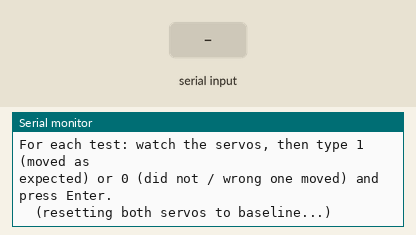
The sketch below on a simulated Arduino Uno, built with avr-gcc and run on an emulated ATmega328P. On the bench: the last lines printed to the serial monitor. Inputs (shaded band) come from the test bench.

Above: at 1.7 s.
1.8 s: "0" received over Serial
At 4.5 s:
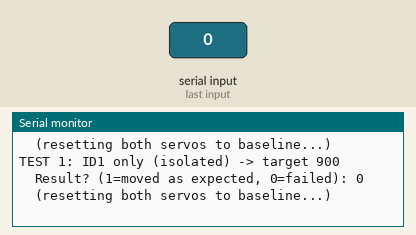
4.8 s: "1" received over Serial
At 9.1 s:
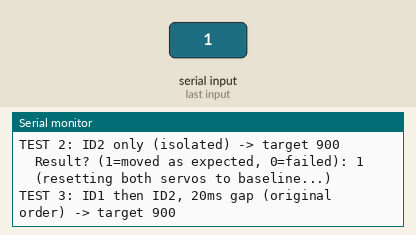
9.3 s: "0" received over Serial
At 12.2 s:
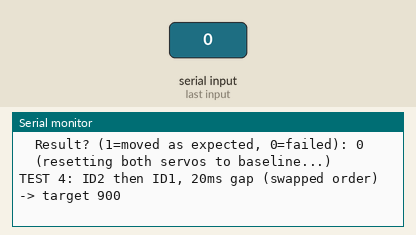
12.3 s: "1" received over Serial
At 15.6 s:
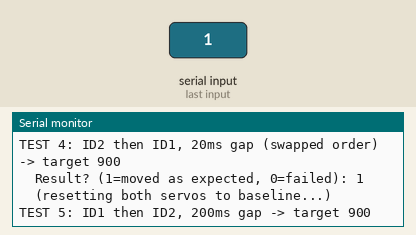

The sketch:

lx16a_diag.ino
```cpp
// Interactive diagnostic: isolates why servo ID2 doesn't respond to
// Arduino commands in certain orderings, even though it works fine
// alone and from the PC terminal app.
//
// For each test case:
//   1. Both servos are reset to a known BASELINE position individually
//      (isolated sends, known-good pattern) so every test starts clean.
//   2. The test's specific command pattern is sent, targeting a position
//      far enough from BASELINE that any movement is unambiguous.
//   3. You watch the servo(s) and type 1 (moved as expected) or 0 (did
//      not move / wrong servo moved) into the Serial Monitor, then hit
//      Enter.
//   4. The result is logged and a full summary table is printed at the
//      end of the pass. Copy that table back out when done.
//
// Serial Monitor: 9600 baud, line ending doesn't matter.
// Wiring: AltSoftSerial pins 8 (RX) / 9 (TX), same as lx16a_sweep.

#include <AltSoftSerial.h>

AltSoftSerial busSerial;

const uint8_t SERVO_MOVE_TIME_WRITE = 1;
const uint8_t SERVO_ID_1 = 1;
const uint8_t SERVO_ID_2 = 2;

const uint16_t BASELINE = 500;
const uint16_t TARGET = 900;      // far enough from BASELINE (400 units,
                                   // ~96 degrees) to always be obvious
const uint16_t MOVE_TIME_MS = 700;
const uint16_t SETTLE_MS = 1000;  // wait for a move to physically finish

void lx16aSend(uint8_t id, uint8_t cmd, const uint8_t* params, uint8_t paramLen) {
  uint8_t length = paramLen + 3;
  uint8_t sum = id + length + cmd;
  for (uint8_t i = 0; i < paramLen; i++) sum += params[i];
  uint8_t checksum = ~sum;

  busSerial.write((uint8_t)0x55);
  busSerial.write((uint8_t)0x55);
  busSerial.write(id);
  busSerial.write(length);
  busSerial.write(cmd);
  for (uint8_t i = 0; i < paramLen; i++) busSerial.write(params[i]);
  busSerial.write(checksum);
}

void moveServo(uint8_t id, uint16_t position, uint16_t timeMs) {
  uint8_t params[4] = {
    (uint8_t)(position & 0xFF),
    (uint8_t)(position >> 8),
    (uint8_t)(timeMs & 0xFF),
    (uint8_t)(timeMs >> 8)
  };
  lx16aSend(id, SERVO_MOVE_TIME_WRITE, params, 4);
}

// Resets both servos to BASELINE using isolated sends (known to work
// individually), so test results aren't confounded by an unreliable reset.
void resetBaseline() {
  Serial.println("  (resetting both servos to baseline...)");
  moveServo(SERVO_ID_1, BASELINE, MOVE_TIME_MS);
  delay(SETTLE_MS);
  moveServo(SERVO_ID_2, BASELINE, MOVE_TIME_MS);
  delay(SETTLE_MS);
}

// Blocks until the user types a 1 or 0 into the Serial Monitor.
int readYesNo() {
  while (true) {
    if (Serial.available()) {
      char c = Serial.read();
      if (c == '0') return 0;
      if (c == '1') return 1;
      // ignore newlines/other input
    }
  }
}

struct TestCase {
  const char* name;
};

const int NUM_TESTS = 6;
const char* testNames[NUM_TESTS] = {
  "ID1 only (isolated)",
  "ID2 only (isolated)",
  "ID1 then ID2, 20ms gap (original order)",
  "ID2 then ID1, 20ms gap (swapped order)",
  "ID1 then ID2, 200ms gap",
  "ID2 then ID1, 200ms gap"
};
int results[NUM_TESTS];

void runTest(int index) {
  switch (index) {
    case 0:
      moveServo(SERVO_ID_1, TARGET, MOVE_TIME_MS);
      break;
    case 1:
      moveServo(SERVO_ID_2, TARGET, MOVE_TIME_MS);
      break;
    case 2:
      moveServo(SERVO_ID_1, TARGET, MOVE_TIME_MS);
      delay(20);
      moveServo(SERVO_ID_2, TARGET, MOVE_TIME_MS);
      break;
    case 3:
      moveServo(SERVO_ID_2, TARGET, MOVE_TIME_MS);
      delay(20);
      moveServo(SERVO_ID_1, TARGET, MOVE_TIME_MS);
      break;
    case 4:
      moveServo(SERVO_ID_1, TARGET, MOVE_TIME_MS);
      delay(200);
      moveServo(SERVO_ID_2, TARGET, MOVE_TIME_MS);
      break;
    case 5:
      moveServo(SERVO_ID_2, TARGET, MOVE_TIME_MS);
      delay(200);
      moveServo(SERVO_ID_1, TARGET, MOVE_TIME_MS);
      break;
  }
}

void setup() {
  Serial.begin(9600);
  busSerial.begin(115200);
  delay(500);
  Serial.println("=== LX-16A interactive diagnostic ===");
  Serial.println("For each test: watch the servos, then type 1 (moved as");
  Serial.println("expected) or 0 (did not / wrong one moved) and press Enter.");
  Serial.println();
}

void loop() {
  for (int i = 0; i < NUM_TESTS; i++) {
    resetBaseline();

    Serial.print("TEST ");
    Serial.print(i + 1);
    Serial.print(": ");
    Serial.print(testNames[i]);
    Serial.print(" -> target ");
    Serial.println(TARGET);

    runTest(i);
    delay(SETTLE_MS);

    Serial.print("  Result? (1=moved as expected, 0=failed): ");
    int result = readYesNo();
    Serial.println(result);
    results[i] = result;
    Serial.println();
  }

  Serial.println("=== SUMMARY ===");
  for (int i = 0; i < NUM_TESTS; i++) {
    Serial.print("TEST ");
    Serial.print(i + 1);
    Serial.print(" [");
    Serial.print(testNames[i]);
    Serial.print("]: ");
    Serial.println(results[i] ? "PASS" : "FAIL");
  }
  Serial.println();
  Serial.println("Copy everything above and send it back. Halting now.");

  while (true) {
    delay(1000); // stop here, don't loop again automatically
  }
}
```

Measured:
- after the input at 1.8 s, the serial monitor: prints a new line after 1.8 s (image 1)
- after the input at 4.8 s, the serial monitor: prints a new line after 1.9 s (image 2)
- after the input at 9.3 s, the serial monitor: prints a new line after 0.42 s (image 3)
- after the input at 12.3 s, the serial monitor: prints a new line after 0.47 s (image 4)
